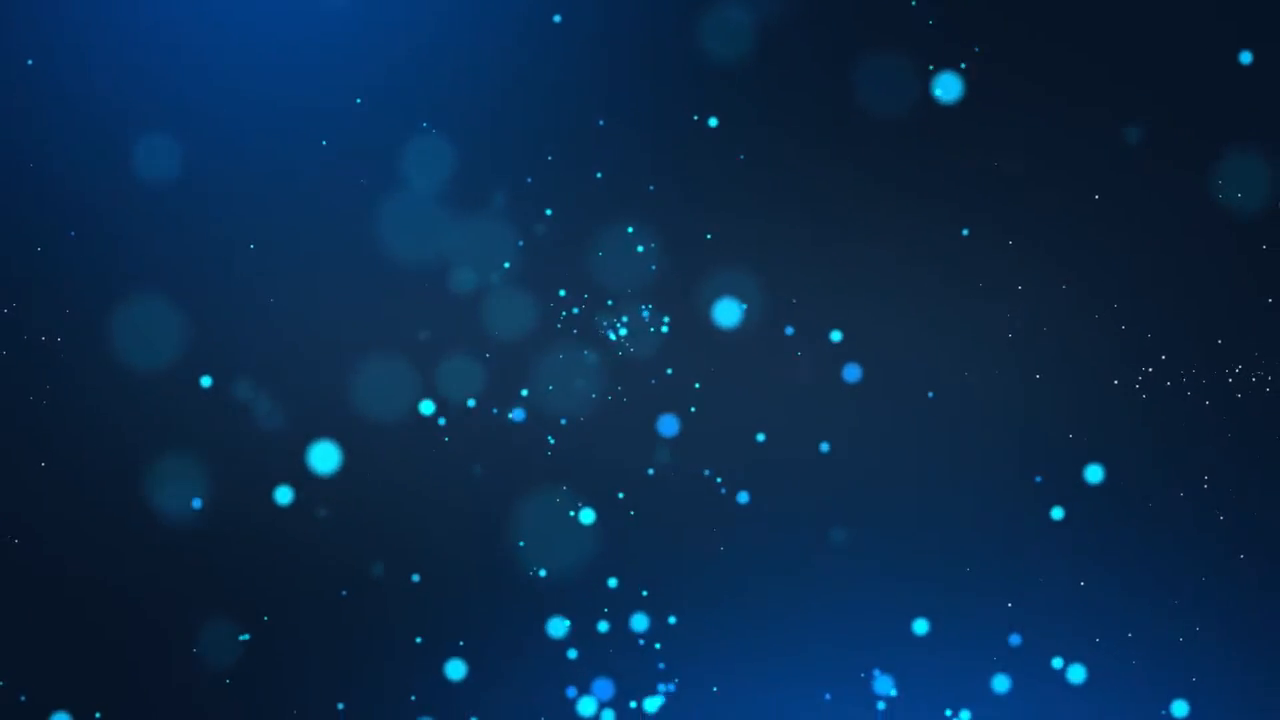
#> input picture frame 45 of video.mp4, 1280 x 720 px; the run also reads 1 picture not shown here
$ jupyter execute InjectingWatermark.ipynb
#> lines starting #> are read from the running program, lines starting #| are printed output that depends on the picture
#> in InjectWatermarkInVideo, frame is the input picture: shape (720, 1280, 3); mean B, G, R 75.3, 41.4, 9.3
# Injecting a Watermark into a Video

### Objective: Inject a watermark into a video
In this notebook i attempt to inject a transparent watermark into a video. The watermark is a png image with transparent background. The watermark is injected into the video by overlaying the watermark on the video frame by frame. The watermark is overlayed on the video frame by frame using the following steps:
1. Read the video frame by frame
2. Resize the watermark to the size of the video frame
3. Overlay the watermark on the video frame
4. Write the video frame to the output video buffer
5. Repeat steps 1-4 for all the video frames
6. Save the output video buffer to a file
7. Display the output video with watermark transparently overlayed on the video

[cell 1]
import cv2
import numpy as np

def add_transparent_image(background, foreground, x_offset=None, y_offset=None):
#> called with x_offset = 590, y_offset = 620
    bg_h, bg_w, bg_channels = background.shape
#> bg_h = 720; bg_w = 1280; bg_channels = 3
    fg_h, fg_w, fg_channels = foreground.shape
#> fg_h = 100; fg_w = 100; fg_channels = 4
    assert bg_channels == 3, f'background image should have exactly 3 channels (RGB). found:{bg_channels}'
    assert fg_channels == 4, f'foreground image should have exactly 4 channels (RGBA). found:{fg_channels}'
    # center by default
    if x_offset is None: x_offset = (bg_w - fg_w) // 2
    if y_offset is None: y_offset = (bg_h - fg_h) // 2
    w = min(fg_w, bg_w, fg_w + x_offset, bg_w - x_offset)
#> w = 100
    h = min(fg_h, bg_h, fg_h + y_offset, bg_h - y_offset)
#> h = 100
    if w < 1 or h < 1: return
    # clip foreground and background images to the overlapping regions
    bg_x = max(0, x_offset)
    bg_y = max(0, y_offset)
    fg_x = max(0, x_offset * -1)
    fg_y = max(0, y_offset * -1)
    foreground = foreground[fg_y:fg_y + h, fg_x:fg_x + w]
    background_subsection = background[bg_y:bg_y + h, bg_x:bg_x + w]
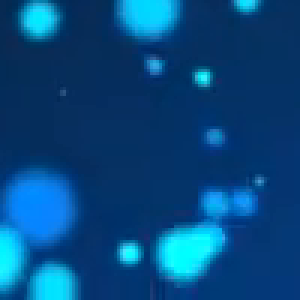
#> background_subsection: shape (100, 100, 3) (shown 3 times larger); mean B, G, R 127.5, 72.8, 5.8
    # separate alpha and color channels from the foreground image
    foreground_colors = foreground[:, :, :3]
#> foreground_colors: shape (100, 100, 3); every value is 0
    alpha_channel = foreground[:, :, 3] / 255  # 0-255 => 0.0-1.0
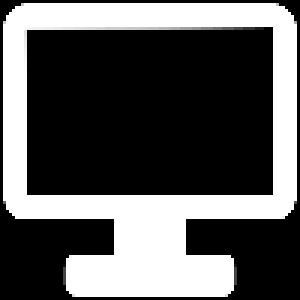
#> alpha_channel: shape (100, 100) float64 (shown 3 times larger); min 0, max 1, mean 0.353
    # construct an alpha_mask that matches the image shape
    alpha_mask = np.dstack((alpha_channel, alpha_channel, alpha_channel))
    # combine the background with the overlay image weighted by alpha
    composite = background_subsection * (1 - alpha_mask) + foreground_colors * alpha_mask
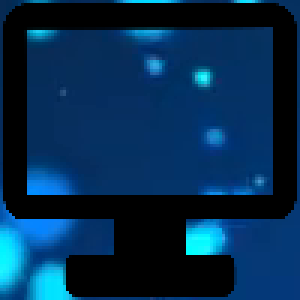
#> composite: shape (100, 100, 3) float64 (shown 3 times larger); mean B, G, R 78.3, 43.3, 3.6
    # overwrite the section of the background image that has been updated
    background[bg_y:bg_y + h, bg_x:bg_x + w] = composite

def InjectWatermarkInVideo(position, video_path, watermark_path, output_path):
    # make watermark transparent
    watermark = cv2.imread(watermark_path, cv2.IMREAD_UNCHANGED)
    watermark = cv2.resize(watermark, (100, 100))

    video = cv2.VideoCapture(video_path)
    fourcc = cv2.VideoWriter_fourcc(*'mp4v')
    fps = video.get(cv2.CAP_PROP_FPS)
    width = int(video.get(cv2.CAP_PROP_FRAME_WIDTH))
    height = int(video.get(cv2.CAP_PROP_FRAME_HEIGHT))
    video_writer = cv2.VideoWriter(output_path, fourcc, fps, (width, height))

    # allows to set position of watermark
    match position:
        case 'top_left':
            position = (0, 0)
        case 'top_right':
            position = (width - watermark.shape[1], 0)
        case 'bottom_left':
            position = (0, height - watermark.shape[0])
        case 'bottom_right':
            position = (width - watermark.shape[1], height - watermark.shape[0])
        case 'center':
            position = (width//2 - watermark.shape[1]//2, height//2 - watermark.shape[0]//2)
        case 'bottom-center':
            position = (width//2 - watermark.shape[1]//2, height - watermark.shape[0])
        case 'top-center':
            position = (width//2 - watermark.shape[1]//2, 0)
        case 'left-center':
            position = (0, height//2 - watermark.shape[0]//2)
        case 'right-center':
            position = (width - watermark.shape[1], height//2 - watermark.shape[0]//2)
        case _:
            position = position

    # while video is running
    while True:
        # read frame by frame
        ret, frame = video.read()
        if ret == True:
            # add watermark to frame
            add_transparent_image(frame, watermark, position[0], position[1])
            # write frame to output video
            video_writer.write(frame)
        else:
            break
    video.release()
    video_writer.release()
    cv2.destroyAllWindows()


InjectWatermarkInVideo('bottom-center', 'video.mp4', 'watermarksample.png', 'output.mp4')

$ run again, starting later in the video
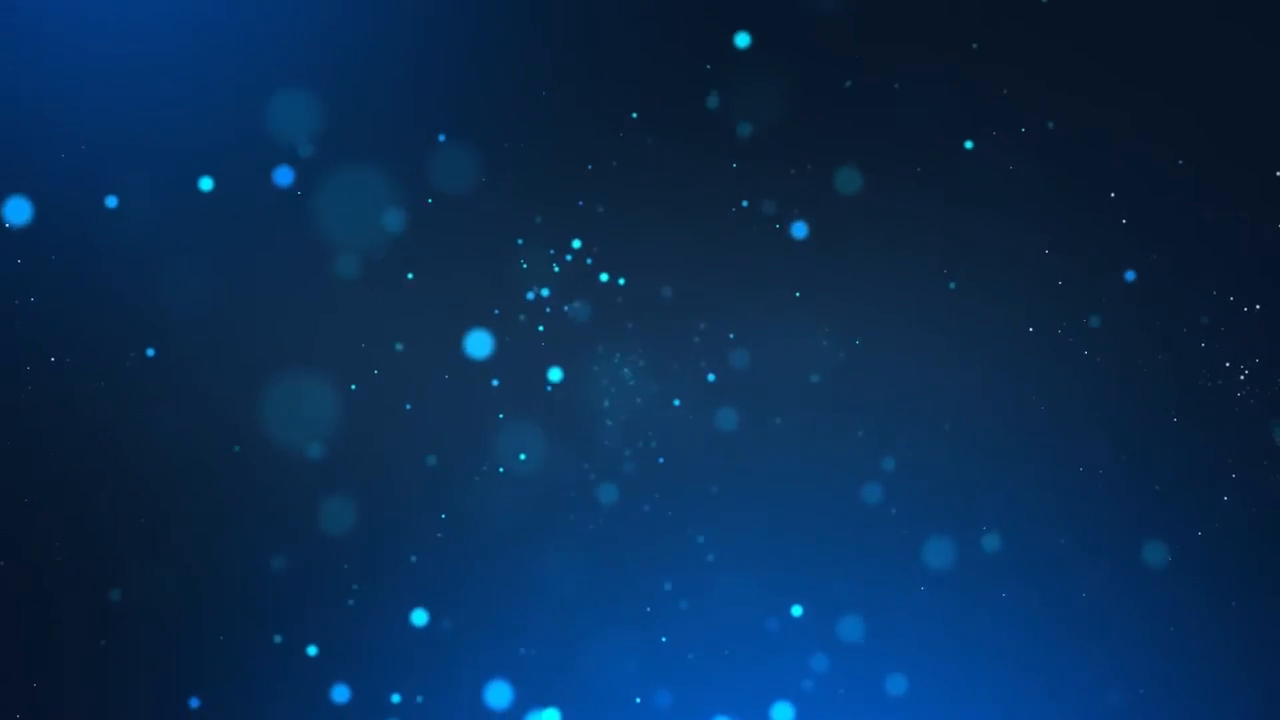
#> input picture frame 203 of video.mp4, 1280 x 720 px
#> watermark: shape (100, 100, 4)
#> in InjectWatermarkInVideo, frame is the input picture: shape (720, 1280, 3); mean B, G, R 82.4, 43.8, 8.8
#> in add_transparent_image, `background_subsection = background[bg_y:bg_y + h, bg_x:bg_x + w]`:
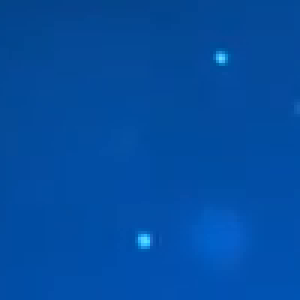
#> background_subsection: shape (100, 100, 3) (shown 3 times larger); mean B, G, R 161.7, 77.4, 3
#> foreground_colors: shape (100, 100, 3); every value is 0
#> in add_transparent_image, `composite = background_subsection * (1 - alpha_mask) + foreground_colo..`:
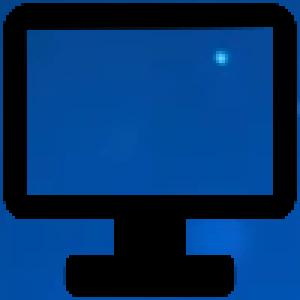
#> composite: shape (100, 100, 3) float64 (shown 3 times larger); mean B, G, R 104.5, 50.1, 1.9

$ run again, starting later in the video
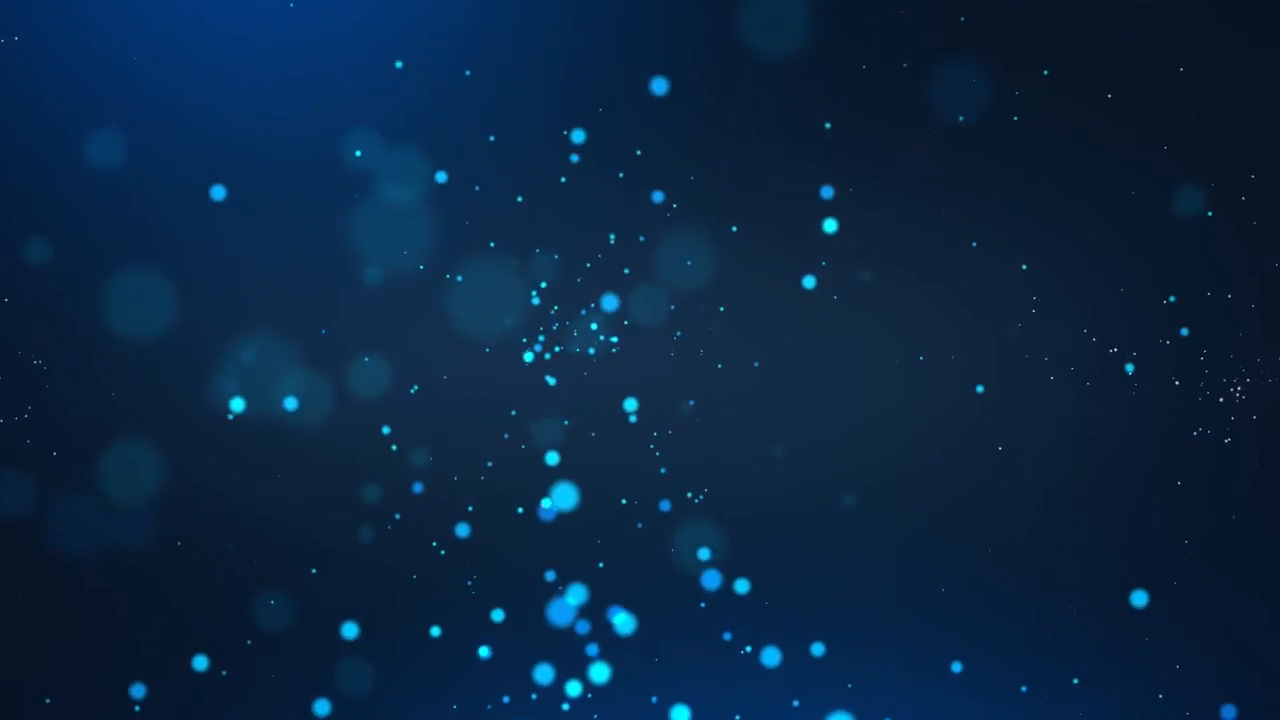
#> input picture frame 361 of video.mp4, 1280 x 720 px
#> watermark: shape (100, 100, 4)
#> in InjectWatermarkInVideo, frame is the input picture: shape (720, 1280, 3); mean B, G, R 67.1, 37.7, 9.7
#> in add_transparent_image, `background_subsection = background[bg_y:bg_y + h, bg_x:bg_x + w]`:
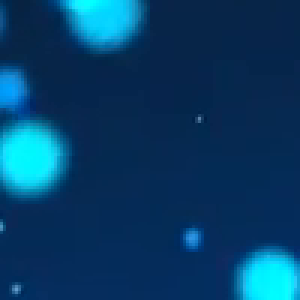
#> background_subsection: shape (100, 100, 3) (shown 3 times larger); mean B, G, R 101.9, 60.7, 6.1
#> foreground_colors: shape (100, 100, 3); every value is 0
#> in add_transparent_image, `composite = background_subsection * (1 - alpha_mask) + foreground_colo..`:
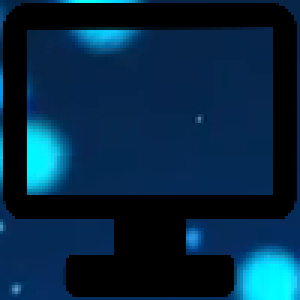
#> composite: shape (100, 100, 3) float64 (shown 3 times larger); mean B, G, R 64.5, 38.5, 4
